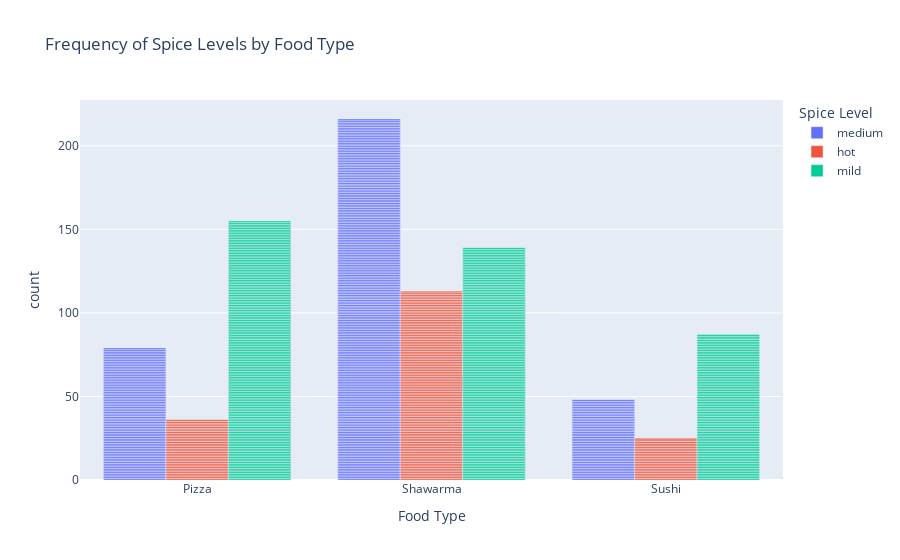

Here is the notebook cell this chart was saved with:
### Code cell
df = pd.read_csv('data/clean_data.csv')
t = pd.read_csv('data/cleaned_data_combined_modified.csv')['Label']

df = pd.concat([df, t], axis=1)

# Melt the dataframe to make it suitable for grouped bar plotting
melted_df = df.melt(
    id_vars=["Label"], 
    value_vars=["medium", "hot", "None", "mild"], 
    var_name="Spice Level", 
    value_name="Frequency"
)
melted_df = melted_df[melted_df["Frequency"] == 1]

melted_df

# Create a grouped bar chart
fig = px.bar(
    melted_df,
    x="Label",
    color="Spice Level",
    barmode="group",
    title="Frequency of Spice Levels by Food Type",
    labels={"Label": "Food Type", "Frequency": "Count"}
)

# Show the plot
fig.show()

### Figure 1 — Plotly figure (JSON) as saved in the notebook; plotly's stock layout.template omitted (floating-point values rounded to 4 significant figures; data arrays with more than 128 entries replaced by an {"elided": "..."} marker saying what was removed)
{"data": [{"alignmentgroup": "True", "hovertemplate": "Spice Level=medium<br>Food Type=%{x}<br>count=%{y}<extra></extra>", "legendgroup": "medium", "marker": {"color": "#636efa", "pattern": {"shape": ""}}, "name": "medium", "offsetgroup": "medium", "orientation": "v", "showlegend": true, "textposition": "auto", "type": "bar", "x": {"elided": "343 str values"}, "xaxis": "x", "y": {"elided": "343 int values"}, "yaxis": "y"}, {"alignmentgroup": "True", "hovertemplate": "Spice Level=hot<br>Food Type=%{x}<br>count=%{y}<extra></extra>", "legendgroup": "hot", "marker": {"color": "#EF553B", "pattern": {"shape": ""}}, "name": "hot", "offsetgroup": "hot", "orientation": "v", "showlegend": true, "textposition": "auto", "type": "bar", "x": {"elided": "174 str values"}, "xaxis": "x", "y": {"elided": "174 int values"}, "yaxis": "y"}, {"alignmentgroup": "True", "hovertemplate": "Spice Level=mild<br>Food Type=%{x}<br>count=%{y}<extra></extra>", "legendgroup": "mild", "marker": {"color": "#00cc96", "pattern": {"shape": ""}}, "name": "mild", "offsetgroup": "mild", "orientation": "v", "showlegend": true, "textposition": "auto", "type": "bar", "x": {"elided": "381 str values"}, "xaxis": "x", "y": {"elided": "381 int values"}, "yaxis": "y"}], "layout": {"barmode": "group", "legend": {"title": {"text": "Spice Level"}, "tracegroupgap": 0}, "title": {"text": "Frequency of Spice Levels by Food Type"}, "xaxis": {"anchor": "y", "domain": [0, 1], "title": {"text": "Food Type"}}, "yaxis": {"anchor": "x", "domain": [0, 1], "title": {"text": "count"}}}}
